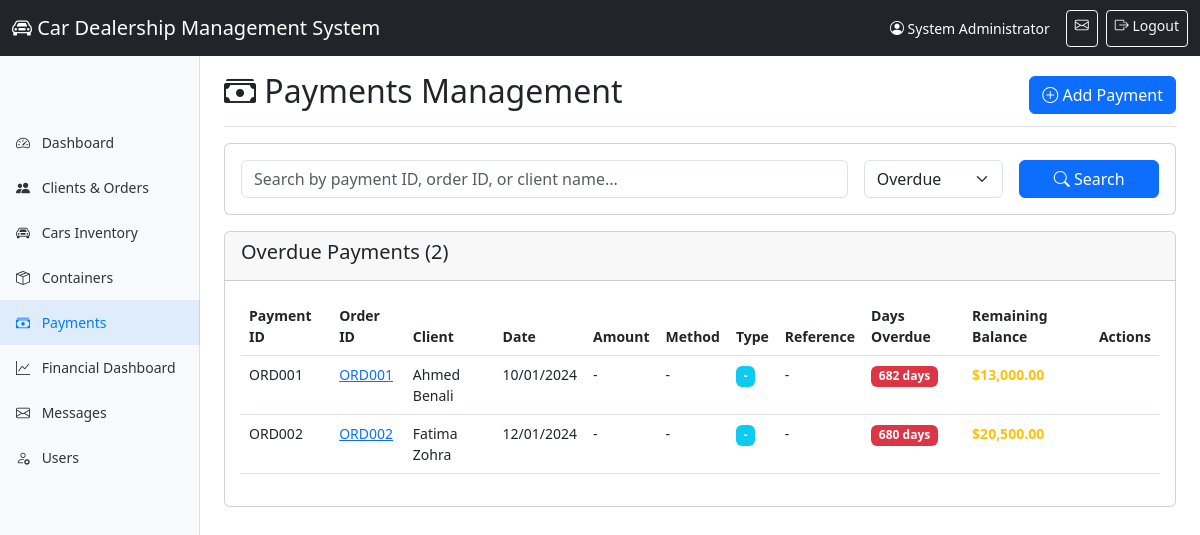
Page /Admin/payments.php?filter=overdue (signed in) on the committed database.
### tables this page shows
CREATE TABLE `orders` (
  `id` INT(11) NOT NULL AUTO_INCREMENT,
  `order_id` VARCHAR(20) NOT NULL UNIQUE,
  `client_id` INT(11) NOT NULL,
  `car_id` INT(11) NOT NULL,
  `vin` VARCHAR(17) NULL,
  `container_id` INT(11) NULL,
  `order_date` DATE NOT NULL,
  `total_sale_price` DECIMAL(12,2) NOT NULL,
  `shipping_status` ENUM('Awaiting Container', 'Shipped on Container', 'Arrived in Algeria', 'Customs Cleared', 'Ready for Pickup', 'Delivered') DEFAULT 'Awaiting Container',
  `notes` TEXT,
  `created_at` TIMESTAMP DEFAULT CURRENT_TIMESTAMP,
  `updated_at` TIMESTAMP DEFAULT CURRENT_TIMESTAMP ON UPDATE CURRENT_TIMESTAMP,
  PRIMARY KEY (`id`),
  FOREIGN KEY (`client_id`) REFERENCES `clients`(`id`) ON DELETE RESTRICT,
  FOREIGN KEY (`car_id`) REFERENCES `cars`(`id`) ON DELETE RESTRICT,
  FOREIGN KEY (`container_id`) REFERENCES `containers`(`id`) ON DELETE SET NULL,
  INDEX `idx_order_id` (`order_id`),
  INDEX `idx_client_id` (`client_id`),
  INDEX `idx_car_id` (`car_id`),
  INDEX `idx_vin` (`vin`),
  INDEX `idx_shipping_status` (`shipping_status`)
);

CREATE TABLE `clients` (
  `id` INT(11) NOT NULL AUTO_INCREMENT,
  `client_id` VARCHAR(20) NOT NULL UNIQUE,
  `name` VARCHAR(100) NOT NULL,
  `phone` VARCHAR(20) NOT NULL,
  `email` VARCHAR(100),
  `passport_number` VARCHAR(50),
  `address` TEXT,
  `user_id` INT(11) NULL,
  `password` VARCHAR(255) NOT NULL,
  `created_at` TIMESTAMP DEFAULT CURRENT_TIMESTAMP,
  `updated_at` TIMESTAMP DEFAULT CURRENT_TIMESTAMP ON UPDATE CURRENT_TIMESTAMP,
  `is_active` TINYINT(1) DEFAULT 1,
  `mfa_enabled` TINYINT(1) DEFAULT 0,
  `mfa_secret` VARCHAR(32) NULL,
  PRIMARY KEY (`id`),
  FOREIGN KEY (`user_id`) REFERENCES `admin_users`(`id`) ON DELETE SET NULL,
  INDEX `idx_client_id` (`client_id`),
  INDEX `idx_email` (`email`),
  INDEX `idx_phone` (`phone`),
  INDEX `idx_passport` (`passport_number`)
);

### functions.php (called while the page is built, shortened)
<?php
require_once 'config.php';
function formatCurrency($amount) {
    return '$' . number_format($amount, 2, '.', ',');
}
function formatDate($date) {
    return date('d/m/Y', strtotime($date));
}
function getOverduePayments($daysOverdue = 30) {
    global $pdo;
    $stmt = $pdo->prepare("
        SELECT o.*, c.name as client_name, c.phone, c.email,
               (o.total_sale_price - COALESCE(SUM(p.amount_paid), 0)) as remaining_balance,
               DATEDIFF(CURDATE(), o.order_date) as days_since_order
        FROM orders o
        JOIN clients c ON o.client_id = c.id
        LEFT JOIN payments p ON o.id = p.order_id
        WHERE o.total_sale_price > 0
        GROUP BY o.id, c.name, c.phone, c.email, o.total_sale_price, o.order_date
        HAVING remaining_balance > 0 AND days_since_order > ?
        ORDER BY days_since_order DESC
    ");
    $stmt->execute([$daysOverdue]);
    return $stmt->fetchAll();
}

### Admin/payments.php (the view, shortened to what this page needs)
<?php
require_once '../config.php';
require_once '../functions.php';
$filter = $_GET['filter'] ?? '';
$search = $_GET['search'] ?? '';
if ($filter === 'overdue') {
    $overdue = getOverduePayments(30);
}
?>
<!DOCTYPE html>
<html lang="en">
<head>
    <link href="https://cdn.jsdelivr.net/npm/bootstrap@5.3.0/dist/css/bootstrap.min.css" rel="stylesheet">
    <link rel="stylesheet" href="https://cdn.jsdelivr.net/npm/bootstrap-icons@1.11.0/font/bootstrap-icons.css">
    <link rel="stylesheet" href="style.css">
</head>
<body>
    <?php include 'includes/header.php'; ?>
    <div class="container-fluid">
        <div class="row">
            <?php include 'includes/sidebar.php'; ?>
            <main class="col-md-9 ms-sm-auto col-lg-10 px-md-4">
                <div class="d-flex justify-content-between flex-wrap flex-md-nowrap align-items-center pt-3 pb-2 mb-3 border-bottom">
                    <h1 class="h2"><i class="bi bi-cash-stack"></i> Payments Management</h1>
                    <a href="add_payment.php" class="btn btn-primary">
                        <i class="bi bi-plus-circle"></i> Add Payment
                    </a>
                </div>
                <div class="card mb-3">
                    <div class="card-body">
                        <form method="GET" class="row g-3">
                            <div class="col-md-8">
                                <input type="text" class="form-control" name="search" placeholder="Search by payment ID, order ID, or client name..." value="<?php echo htmlspecialchars($search); ?>">
                            </div>
                            <div class="col-md-2">
                                <select class="form-select" name="filter">
                                    <option value="overdue" <?php echo $filter === 'overdue' ? 'selected' : ''; ?>>Overdue</option>
                                </select>
                            </div>
                            <div class="col-md-2">
                                <button type="submit" class="btn btn-primary w-100">
                                    <i class="bi bi-search"></i> Search
                                </button>
                            </div>
                        </form>
                    </div>
                </div>
                <div class="card">
                    <div class="card-header">
                        <h5>
                            <?php if ($filter === 'overdue'): ?>
                                Overdue Payments (<?php echo count($overdue ?? []); ?>)
                            <?php else: ?>
                                All Payments (<?php echo count($payments ?? []); ?>)
                            <?php endif; ?>
                        </h5>
                    </div>
                    <div class="card-body">
                        <div class="table-responsive">
                            <table class="table table-hover">
                                <thead>
                                    <tr>
                                        <th>Payment ID</th>
                                        <th>Order ID</th>
                                        <th>Client</th>
                                        <th>Date</th>
                                        <th>Amount</th>
                                        <th>Method</th>
                                        <th>Type</th>
                                        <th>Reference</th>
                                        <?php if ($filter === 'overdue'): ?>
                                            <th>Days Overdue</th>
                                            <th>Remaining Balance</th>
                                        <?php else: ?>
                                            <th>Order Total</th>
                                            <th>Total Paid</th>
                                            <th>Balance</th>
                                        <?php endif; ?>
                                        <th>Actions</th>
                                    </tr>
                                </thead>
                                <tbody>
                                    <?php
                                    $data = $filter === 'overdue' ? ($overdue ?? []) : ($payments ?? []);
                                    if (empty($data)): ?>
                                        <tr>
                                            <td colspan="<?php echo $filter === 'overdue' ? '10' : '12'; ?>" class="text-center text-muted">No payments found</td>
                                        </tr>
                                    <?php else: ?>
                                        <?php foreach ($data as $payment): ?>
                                        <tr>
                                            <td><?php echo htmlspecialchars($payment['payment_id'] ?? $payment['order_id']); ?></td>
                                            <td>
                                                <a href="order_details.php?id=<?php echo $payment['order_id'] ?? $payment['id']; ?>">
                                                    <?php echo htmlspecialchars($payment['order_id']); ?>
                                                </a>
                                            </td>
                                            <td><?php echo htmlspecialchars($payment['client_name']); ?></td>
                                            <td><?php echo formatDate($payment['payment_date'] ?? $payment['order_date']); ?></td>
                                            <td>
                                                <?php if (isset($payment['amount_paid'])): ?>
                                                    <strong class="text-success"><?php echo formatCurrency($payment['amount_paid']); ?></strong>
                                                <?php else: ?>
                                                    -
                                                <?php endif; ?>
                                            </td>
                                            <td><?php echo $payment['payment_method'] ?? '-'; ?></td>
                                            <td><span class="badge bg-info"><?php echo $payment['payment_type'] ?? '-'; ?></span></td>
                                            <td><?php echo htmlspecialchars($payment['reference_number'] ?? '-'); ?></td>
                                            <?php if ($filter === 'overdue'): ?>
                                                <td>
                                                    <span class="badge bg-danger">
                                                        <?php echo $payment['days_since_order']; ?> days
                                                    </span>
                                                </td>
                                                <td>
                                                    <strong class="text-warning">
                                                        <?php echo formatCurrency($payment['remaining_balance']); ?>
                                                    </strong>
                                                </td>
                                            <?php endif; ?>
                                            <td>
                                            </td>
                                        </tr>
                                        <?php endforeach; ?>
                                    <?php endif; ?>
                                </tbody>
                            </table>
                        </div>
                    </div>
                </div>
            </main>
        </div>
    </div>
</body>
</html>

### Admin/style.css (style rules this page uses)
body { font-size: 0.875rem; padding-top: 56px; }
main { margin-top: 20px; }
.table-responsive { max-height: 500px; overflow-y: auto; }
.badge { font-size: 0.75rem; color: #fff !important; font-weight: 600; display: inline-block; padding: 0.35em 0.65em; }

### rows in the picture
orders: order "ORD001", client.name "Ahmed Benali", order_date "10/01/2024", payment_method "-", payment_type "-", reference_number "-", days_since_order "682", remaining_balance "$13,000.00"
orders: order "ORD002", client.name "Fatima Zohra", order_date "12/01/2024", payment_method "-", payment_type "-", reference_number "-", days_since_order "680", remaining_balance "$20,500.00"

### other values in the picture
APP_NAME "Car Dealership Management System"
$_SESSION['full_name'] "System Administrator"
count($overdue ?? []) "2"
